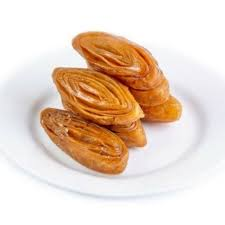
#> input picture sweets_classfications/sweet_classfication_project/uploads/images.jpg, 225 x 225 px, found by its file name
$ python image_resizer.py
#> lines starting #> are read from the running program, lines starting #| are printed output that depends on the picture
# Importing Image class from PIL module
from PIL import Image

# Opens a image in RGB mode
im = Image.open(r"C:\Users\Admin\Desktop\images.jpg")
#> im is the input picture: PIL image 225x225 RGB; mean R, G, B 232, 212.2, 196.5

# Size of the image in pixels (size of original image)
# (This is not mandatory)
width, height = im.size
#> width = 225; height = 225

# Setting the points for cropped image
left = 4
top = height / 5
#> top = 45
right = 154
bottom = 3 * height / 5
#> bottom = 135

# Cropped image of above dimension
# (It will not change original image)
im1 = im.crop((left, top, right, bottom))
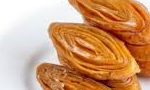
#> im1: PIL image 150x90 RGB; mean R, G, B 206, 155.8, 115.4
newsize = (300, 300)
im1 = im1.resize(newsize)
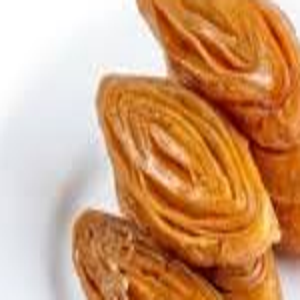
#> im1: PIL image 300x300 RGB; mean R, G, B 206, 155.8, 115.4
# Shows the image in image viewer
im1.show()
